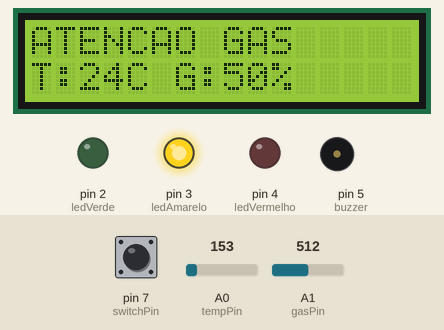
Recording of a sketch running on a simulated Arduino Uno, built with avr-gcc and run on an emulated ATmega328P. Parts: 16×2 character LCD, output pins drawn as LEDs (lit = HIGH), buzzer (waves = sounding). The inputs (shaded band) are chosen by the test bench; at power-on: A0 (tempPin) = 153, pin 7 (switchPin) LOW, A1 (gasPin) = 512. What the sketch prints to the serial monitor is not drawn.

Above: at 3.7 s.
3.8 s: A0 (tempPin) set to 203
At 5.4 s:
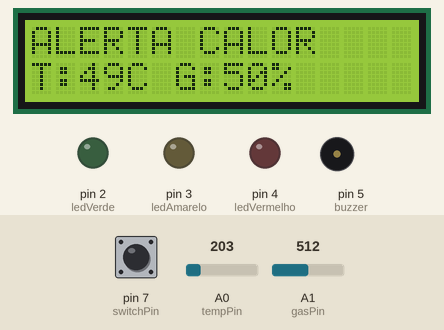
6.5 s: pin 7 (switchPin) pulled HIGH for 1.2 s
At 7.5 s:
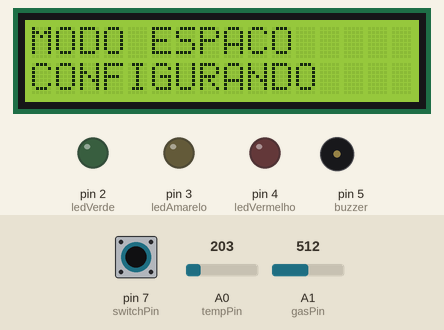
9.3 s: A0 (tempPin) set to 175
At 10.8 s:
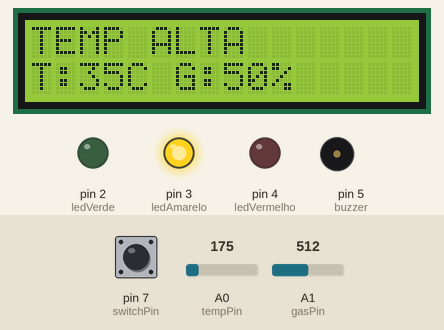
11.5 s: A1 (gasPin) set to 546
At 12.8 s:
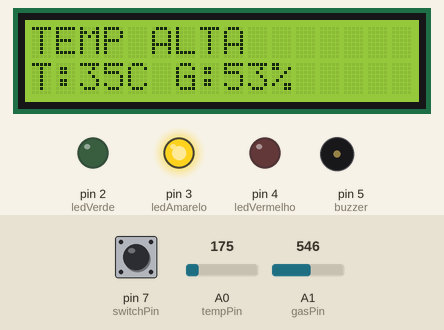
13.5 s: A1 (gasPin) set to 579
At 14.9 s:
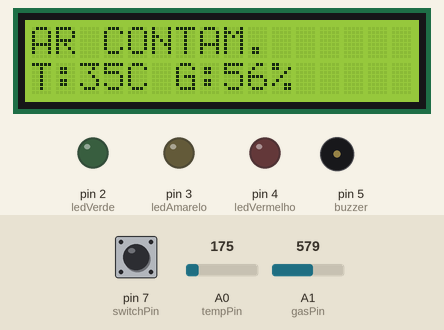
16.0 s: pin 7 (switchPin) pulled HIGH for 3.2 s
At 19.9 s:
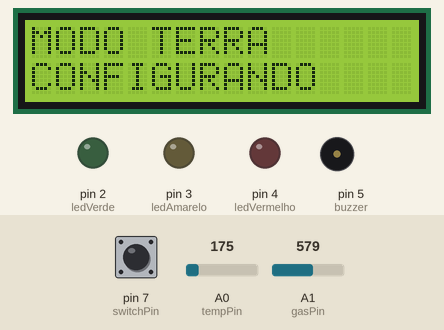
Timing chart, 0 to 21.7 s (numbered marks = the images above; inputs shaded):
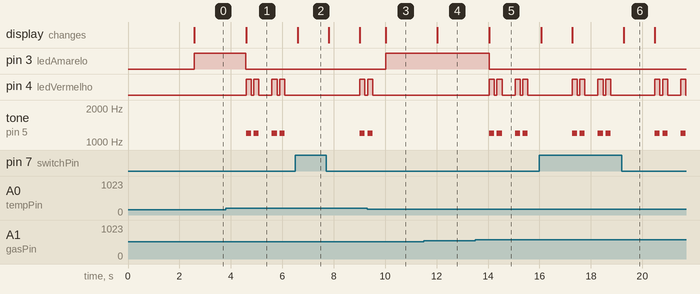

Measured:
- the behaviour switches between 184 and 185 on A0 (tempPin) (found by bisection; images 0 and 1)
- the behaviour switches between 562 and 563 on A1 (gasPin) (found by bisection; images 4 and 5)
- after the input at 3.8 s, pin 3 (ledAmarelo): HIGH → LOW after 0.78 s; pin 4 (ledVermelho): LOW → HIGH after 0.79 s, → LOW 0.20 s later, → HIGH 0.10 s later, → LOW 0.20 s later, … (8 changes in this stretch)
- after the input at 6.5 s, the display: changes after 0.10 s (image 2)
- after the input at 9.3 s, pin 3 (ledAmarelo): LOW → HIGH after 0.72 s; pin 4 (ledVermelho): goes on until 9.5 s, then stays LOW; tone on pin 5 (buzzer): goes on until 9.5 s, then stays silent; the display: changes after 0.72 s (image 3)
- after the input at 11.5 s, the display: changes after 0.54 s (image 4)
- after the input at 13.5 s, pin 3 (ledAmarelo): HIGH → LOW after 0.54 s; pin 4 (ledVermelho): LOW → HIGH after 0.55 s, → LOW 0.20 s later, → HIGH 0.10 s later, → LOW 0.20 s later, … (8 changes in this stretch)
- after the input at 16.0 s, the display: first changes after 0.06 s (image 6 shows a later state)

The sketch:

spaceair_guardian.ino
```cpp
// ===============================
// SPACEAIR GUARDIAN
// Monitoramento de Qualidade do Ar
// ===============================
#include <LiquidCrystal.h>

// LCD
LiquidCrystal lcd(13, 12, 11, 10, 9, 8);

// Sensores
const int tempPin = A0;
const int gasPin  = A1;
const int switchPin = 7;

// LEDs
const int ledVerde    = 2;
const int ledAmarelo  = 3;
const int ledVermelho = 4;

// Buzzer
const int buzzer = 5;

// Memória
bool modoAnterior = LOW;

void setup()
{
  Serial.begin(9600);

  pinMode(ledVerde, OUTPUT);
  pinMode(ledAmarelo, OUTPUT);
  pinMode(ledVermelho, OUTPUT);

  pinMode(switchPin, INPUT);

  pinMode(buzzer, OUTPUT);

  lcd.begin(16, 2);

  // Tela inicial
  lcd.clear();
  lcd.setCursor(0, 0);
  lcd.print("SPACEAIR");
  lcd.setCursor(0, 1);
  lcd.print("GUARDIAN");

  delay(2500);

  lcd.clear();
}

void loop()
{
  // ======================
  // Leitura TMP36
  // ======================

  int leituraTemp = analogRead(tempPin);

  float tensao = leituraTemp * 5.0;
  tensao /= 1024.0;

  float temperatura = (tensao - 0.5) * 100.0;

  // ======================
  // Leitura MQ-2
  // ======================

  int gas = analogRead(gasPin);
  int gasPercent = map(gas, 0, 1023, 0, 100);

  // ======================
  // Leitura da Slide Switch
  // ======================

  bool modoEspaco = digitalRead(switchPin) == HIGH;

  if (modoEspaco != modoAnterior)
  {
    lcd.clear();
    lcd.setCursor(0, 0);

    if (modoEspaco)
    {
      lcd.print("MODO ESPACO");
      Serial.println("Modo ESPACO selecionado");
    }
    else
    {
      lcd.print("MODO TERRA");
      Serial.println("Modo TERRA selecionado");
    }

    lcd.setCursor(0, 1);
    lcd.print("CONFIGURANDO");

    modoAnterior = modoEspaco;
    delay(1200);
    return;
  }

  // ======================
  // Serial Monitor
  // ======================

  Serial.print("Temperatura: ");
  Serial.print(temperatura);
  Serial.print(" C");

  Serial.print(" | %Gas: ");
  Serial.println(gasPercent);

  Serial.print(" | Modo: ");
  Serial.println(modoEspaco ? "ESPACO" : "TERRA");

  // ======================
  // ESTADO CRITICO
  // ======================

  if (
    (!modoEspaco && (temperatura >= 40 || temperatura < -10 || gasPercent >= 55))
    ||
    (modoEspaco && (temperatura >= 28 || temperatura < 15 || gasPercent >= 50))
   )
  {
    digitalWrite(ledVerde, LOW);
    digitalWrite(ledAmarelo, LOW);

    lcd.clear();

    lcd.setCursor(0, 0);

    if (!modoEspaco)
    {
      if (temperatura < -10)
      {
        lcd.print("ALERTA FRIO");
      }
      else if (temperatura >= 40)
      {
        lcd.print("ALERTA CALOR");
      }
      else
      {
        lcd.print("AR CONTAM.");
      }
    }
    else
    {
      if (temperatura < 15)
      {
        lcd.print("ALERTA FRIO");
      }
      else if (temperatura >= 28)
      {
        lcd.print("ALERTA CALOR");
      }
      else
      {
        lcd.print("AR CONTAM.");
      }
    }

    lcd.setCursor(0, 1);
    lcd.print("T:");
    lcd.print((int)temperatura);
    lcd.print("C G:");
    lcd.print(gasPercent);
    lcd.print("%");

    digitalWrite(ledVermelho, HIGH);
    tone(buzzer, 1200);
    delay(200);

    digitalWrite(ledVermelho, LOW);
    noTone(buzzer);
    delay(100);

    digitalWrite(ledVermelho, HIGH);
    tone(buzzer, 1200);
    delay(200);

    digitalWrite(ledVermelho, LOW);
    noTone(buzzer);
    delay(500);
  }

  // ======================
  // ESTADO ATENCAO
  // ======================

  else if (
    (!modoEspaco && (
      (temperatura >= 30 && temperatura < 40) ||
      (temperatura >= -10 && temperatura < 0) ||
      (gasPercent >= 40 && gasPercent < 55)
    ))
    ||
    (modoEspaco && (
      (temperatura >= 25 && temperatura < 28) ||
      (temperatura >= 15 && temperatura < 18) ||
      (gasPercent >= 40 && gasPercent < 50)
    ))
  )
  {
    digitalWrite(ledVerde, LOW);
    digitalWrite(ledAmarelo, HIGH);
    digitalWrite(ledVermelho, LOW);

    noTone(buzzer);

    lcd.clear();

    lcd.setCursor(0, 0);

    if (!modoEspaco)
    {
      if (temperatura >= 30)
      {
        lcd.print("TEMP ALTA");
      }
      else if (temperatura < 0)
      {
        lcd.print("TEMP BAIXA");
      }
      else
      {
        lcd.print("ATENCAO GAS");
      }
    }
    else
    {
      if (temperatura >= 25)
      {
        lcd.print("TEMP ALTA");
      }
      else if (temperatura < 18)
      {
        lcd.print("TEMP BAIXA");
      }
      else
      {
        lcd.print("ATENCAO GAS");
      }
    }

    lcd.setCursor(0, 1);
    lcd.print("T:");
    lcd.print((int)temperatura);
    lcd.print("C G:");
    lcd.print(gasPercent);
    lcd.print("%");

    delay(1000);
  }

  // ======================
  // ESTADO SEGURO
  // ======================

  else
  {
    digitalWrite(ledVerde, HIGH);
    digitalWrite(ledAmarelo, LOW);
    digitalWrite(ledVermelho, LOW);

    noTone(buzzer);

    lcd.clear();
    lcd.setCursor(0, 0);
    lcd.print("BASE SEGURA");

    lcd.setCursor(0, 1);
    lcd.print("T:");
    lcd.print((int)temperatura);
    lcd.print("C G:");
    lcd.print(gasPercent);
    lcd.print("%");

    delay(1000);
  }
}
```
